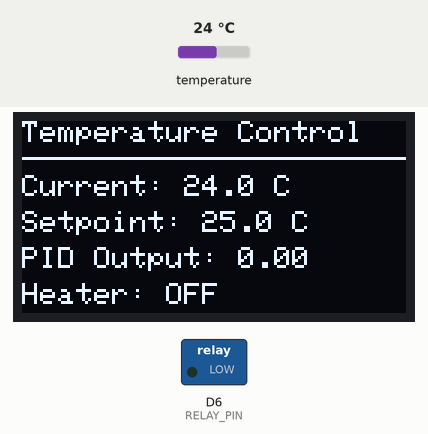
Simulated run of this sketch. Board: ESP8266 (NodeMCU). Shown: 128×64 one-colour display, switched loads named in the sketch (green lamp = pin HIGH). The test bench sets the inputs (shaded band); at power-on: temperature 24 °C. What the sketch prints to the serial monitor is not drawn.

Above: at 3.4 s.
3.5 s: temperature set to 18.6 °C
At 5.4 s:
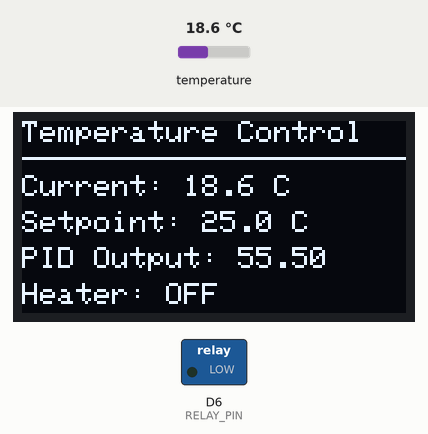
7.9 s: temperature set to 17.1 °C
At 11.2 s:
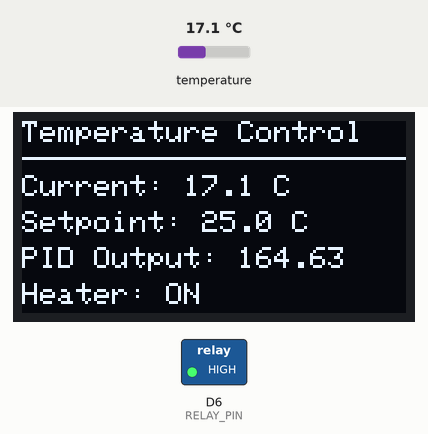
13.6 s: temperature set to 12 °C
At 15.9 s:
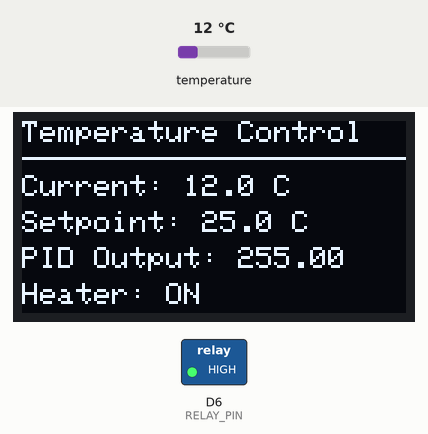
Timing chart, 0 to 17.4 s (numbered marks = the images above; inputs shaded):
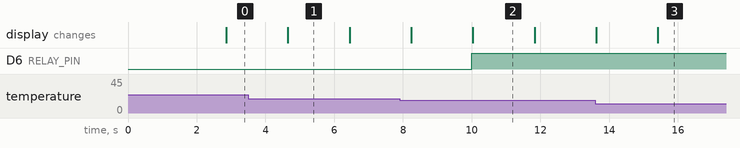

The sketch:

sketch_nov17a.ino
```cpp
#include <PID_v1.h>
#include <OneWire.h>
#include <DallasTemperature.h>
#include <Wire.h>
#include <Adafruit_GFX.h>
#include <Adafruit_SSD1306.h>

// ==================== 引脚定义 ====================

// DS18B20 温度传感器
#define ONE_WIRE_BUS D5

// 继电器控制引脚
#define RELAY_PIN D6

// OLED 显示屏
#define SCREEN_WIDTH 128
#define SCREEN_HEIGHT 64
#define OLED_RESET -1
#define OLED_ADDRESS 0x3C

// ==================== 温度传感器初始化 ====================

OneWire oneWire(ONE_WIRE_BUS);
DallasTemperature sensors(&oneWire);

// ==================== PID 控制参数 ====================

double Setpoint = 25.0;  // 目标温度
double Input = 0;        // 当前温度
double Output = 0;       // PID 输出

double Kp = 2.0;
double Ki = 5.0;
double Kd = 1.0;

// 创建 PID 控制器
PID myPID(&Input, &Output, &Setpoint,
          Kp, Ki, Kd, DIRECT);

// ==================== OLED 初始化 ====================

Adafruit_SSD1306 display(
  SCREEN_WIDTH,
  SCREEN_HEIGHT,
  &Wire,
  OLED_RESET
);

// ==================== 初始化程序 ====================

void setup() {

  // 初始化串口
  Serial.begin(9600);

  // 初始化温度传感器
  sensors.begin();

  // 设置继电器引脚
  pinMode(RELAY_PIN, OUTPUT);

  // 默认关闭加热器
  digitalWrite(RELAY_PIN, LOW);

  // 初始化 PID
  myPID.SetMode(AUTOMATIC);
  myPID.SetOutputLimits(0, 255);

  // 设置 PID 计算间隔
  myPID.SetSampleTime(1000);

  // 初始化 I2C
  Wire.begin(D2, D1);

  // 初始化 OLED
  if (!display.begin(
        SSD1306_SWITCHCAPVCC,
        OLED_ADDRESS
      )) {

    Serial.println("OLED 初始化失败！");
    while (1);
  }

  // OLED 启动画面
  display.clearDisplay();
  display.setTextSize(1);
  display.setTextColor(SSD1306_WHITE);
  display.setCursor(0, 0);

  display.println("Temperature Control");
  display.println("-------------------");
  display.println("System Starting...");

  display.display();

  delay(2000);

  display.clearDisplay();
}

// ==================== 主循环程序 ====================

void loop() {

  // 请求温度数据
  sensors.requestTemperatures();

  // 获取当前温度
  float temperature = sensors.getTempCByIndex(0);

  // 检查传感器是否正常
  if (temperature == DEVICE_DISCONNECTED_C ||
      temperature < -55 ||
      temperature > 125) {

    Serial.println("温度传感器读取失败！");

    // 传感器故障时关闭加热器
    digitalWrite(RELAY_PIN, LOW);

    display.clearDisplay();
    display.setCursor(0, 0);
    display.println("Sensor Error!");
    display.println("Check DS18B20");
    display.display();

    delay(1000);
    return;
  }

  // 更新 PID 输入值
  Input = temperature;

  // PID 计算
  myPID.Compute();

  // ==================== 继电器控制 ====================

  // 根据 PID 输出控制加热器
  if (Output > 128 && Input < Setpoint) {

    digitalWrite(RELAY_PIN, HIGH);

  } else {

    digitalWrite(RELAY_PIN, LOW);

  }

  // ==================== 串口显示 ====================

  Serial.print("当前温度：");
  Serial.print(temperature);
  Serial.print(" C");

  Serial.print("  目标温度：");
  Serial.print(Setpoint);
  Serial.print(" C");

  Serial.print("  PID输出：");
  Serial.println(Output);

  // ==================== OLED 显示 ====================

  display.clearDisplay();

  display.setTextSize(1);
  display.setTextColor(SSD1306_WHITE);

  display.setCursor(0, 0);
  display.println("Temperature Control");

  display.drawLine(0, 12, 128, 12, SSD1306_WHITE);

  display.setCursor(0, 18);
  display.print("Current: ");
  display.print(temperature, 1);
  display.println(" C");

  display.setCursor(0, 30);
  display.print("Setpoint: ");
  display.print(Setpoint, 1);
  display.println(" C");

  display.setCursor(0, 42);
  display.print("PID Output: ");
  display.println(Output);

  display.setCursor(0, 54);

  if (digitalRead(RELAY_PIN) == HIGH) {
    display.println("Heater: ON");
  } else {
    display.println("Heater: OFF");
  }

  display.display();

  // 每隔一秒更新
  delay(1000);
}
```

Measured:
- the behaviour switches between 17.9 and 17.8 °C on temperature (found by bisection; images 1 and 2)
- what the display in image 1 shows lasts 1.7 s, from 4.7 s to 6.4 s
